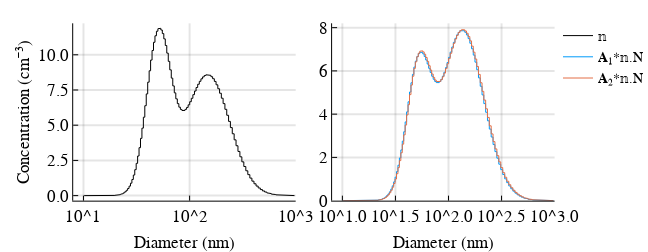

Notebook code cell kept with this figure:
### Markdown cell above
## Compare Results
Note that the plot is the same as in Notebook S2.

### Code cell
𝕟 = DMALognormalDistribution([[230, 50, 1.3], [280, 140, 1.6]],δ)
figure("Nimbus Sans L", 2, 4.5, 1.75, 8)
p1 = plot(𝕟.Dp, 𝕟.N, xaxis = :log10, xticks = [10, 100, 1000], left_margin = 15px, label = "𝕟",
    ylabel = "Concentration (cm⁻³)", xlim = (8,1000), color =  :black, xlabel = "Diameter (nm)", 
    lt = :steppre)

p2 = plot(𝕟.Dp, 𝐀₁*𝕟.N, xaxis = :log10, left_margin = 25px, lt = :steppre,ylim = (0,8.2),
     xlim = (8,1000), xlabel = "Diameter (nm)", label = "𝐀₁*𝕟.N")

p2 = plot!(𝕟.Dp, 𝐀₂*𝕟.N, lt = :steppre, label = "𝐀₂*𝕟.N")

plot(p1,p2,grid=(1,2), fmt = :svg)

### Figure 1 — Plotly figure (JSON) as saved in the notebook; plotly's stock layout.template omitted (floating-point values rounded to 4 significant figures; data arrays with more than 128 entries replaced by an {"elided": "..."} marker saying what was removed)
{"data": [{"colorbar": {"title": ""}, "hoverinfo": "text", "legendgroup": "𝕟", "line": {"color": "rgba(0, 0, 0, 1.000)", "dash": "solid", "shape": "linear", "width": 1}, "mode": "lines", "name": "𝕟", "showlegend": true, "text": {"elided": "255 null values"}, "type": "scatter", "x": {"elided": "255 float values"}, "xaxis": "x1", "y": {"elided": "255 float values"}, "yaxis": "y1", "zmax": 0.1, "zmin": -0.1}, {"colorbar": {"title": ""}, "hoverinfo": "text", "legendgroup": "𝐀₁*𝕟.N", "line": {"color": "rgba(0, 154, 250, 1.000)", "dash": "solid", "shape": "linear", "width": 1}, "mode": "lines", "name": "𝐀₁*𝕟.N", "showlegend": true, "text": {"elided": "255 null values"}, "type": "scatter", "x": {"elided": "255 float values"}, "xaxis": "x2", "y": {"elided": "255 float values"}, "yaxis": "y2", "zmax": 0.1, "zmin": -0.1}, {"colorbar": {"title": ""}, "hoverinfo": "text", "legendgroup": "𝐀₂*𝕟.N", "line": {"color": "rgba(227, 111, 71, 1.000)", "dash": "solid", "shape": "linear", "width": 1}, "mode": "lines", "name": "𝐀₂*𝕟.N", "showlegend": true, "text": {"elided": "255 null values"}, "type": "scatter", "x": {"elided": "255 float values"}, "xaxis": "x2", "y": {"elided": "255 float values"}, "yaxis": "y2", "zmax": 0.1, "zmin": -0.1}], "layout": {"annotations": [], "height": 252, "legend": {"bgcolor": "rgba(255, 255, 255, 1.000)", "bordercolor": "rgba(0, 0, 0, 1.000)", "font": {"color": "rgba(0, 0, 0, 1.000)", "family": "Nimbus Sans L", "size": 14}, "tracegroupgap": 0, "x": 1, "y": 1}, "margin": {"b": 20, "l": 0, "r": 0, "t": 20}, "paper_bgcolor": "rgba(255, 255, 255, 1.000)", "plot_bgcolor": "rgba(255, 255, 255, 1.000)", "showlegend": true, "width": 648, "xaxis1": {"anchor": "y1", "domain": [0.1312, 0.5299], "gridcolor": "rgba(0, 0, 0, 0.100)", "gridwidth": 2, "linecolor": "rgba(0, 0, 0, 1.000)", "mirror": false, "range": [0.9031, 3], "showgrid": true, "showline": true, "showticklabels": true, "tickangle": 0, "tickcolor": "rgb(0, 0, 0)", "tickfont": {"color": "rgba(0, 0, 0, 1.000)", "family": "Nimbus Sans L", "size": 17}, "tickmode": "array", "ticks": "inside", "ticktext": ["10^1", "10^2", "10^3"], "tickvals": [10, 100, 1000], "title": "Diameter (nm)", "titlefont": {"color": "rgba(0, 0, 0, 1.000)", "family": "Nimbus Sans L", "size": 17}, "type": "log", "visible": true, "zeroline": false, "zerolinecolor": "rgba(0, 0, 0, 1.000)"}, "xaxis2": {"anchor": "y2", "domain": [0.5952, 0.9939], "gridcolor": "rgba(0, 0, 0, 0.100)", "gridwidth": 2, "linecolor": "rgba(0, 0, 0, 1.000)", "mirror": false, "range": [0.9031, 3], "showgrid": true, "showline": true, "showticklabels": true, "tickangle": 0, "tickcolor": "rgb(0, 0, 0)", "tickfont": {"color": "rgba(0, 0, 0, 1.000)", "family": "Nimbus Sans L", "size": 17}, "tickmode": "array", "ticks": "inside", "ticktext": ["10^1.0", "10^1.5", "10^2.0", "10^2.5", "10^3.0"], "tickvals": [10, 31.62, 100, 316.2, 1000], "title": "Diameter (nm)", "titlefont": {"color": "rgba(0, 0, 0, 1.000)", "family": "Nimbus Sans L", "size": 17}, "type": "log", "visible": true, "zeroline": false, "zerolinecolor": "rgba(0, 0, 0, 1.000)"}, "yaxis1": {"anchor": "x1", "domain": [0.1479, 0.9844], "gridcolor": "rgba(0, 0, 0, 0.100)", "gridwidth": 2, "linecolor": "rgba(0, 0, 0, 1.000)", "mirror": false, "range": [-0.3563, 12.23], "showgrid": true, "showline": true, "showticklabels": true, "tickangle": 0, "tickcolor": "rgb(0, 0, 0)", "tickfont": {"color": "rgba(0, 0, 0, 1.000)", "family": "Nimbus Sans L", "size": 17}, "tickmode": "array", "ticks": "inside", "ticktext": ["0.0", "2.5", "5.0", "7.5", "10.0"], "tickvals": [0, 2.5, 5, 7.5, 10], "title": "Concentration (cm⁻³)", "titlefont": {"color": "rgba(0, 0, 0, 1.000)", "family": "Nimbus Sans L", "size": 17}, "type": "-", "visible": true, "zeroline": false, "zerolinecolor": "rgba(0, 0, 0, 1.000)"}, "yaxis2": {"anchor": "x2", "domain": [0.1479, 0.9844], "gridcolor": "rgba(0, 0, 0, 0.100)", "gridwidth": 2, "linecolor": "rgba(0, 0, 0, 1.000)", "mirror": false, "range": [0, 8.2], "showgrid": true, "showline": true, "showticklabels": true, "tickangle": 0, "tickcolor": "rgb(0, 0, 0)", "tickfont": {"color": "rgba(0, 0, 0, 1.000)", "family": "Nimbus Sans L", "size": 17}, "tickmode": "array", "ticks": "inside", "ticktext": ["0", "2", "4", "6", "8"], "tickvals": [0, 2, 4, 6, 8], "title": "", "titlefont": {"color": "rgba(0, 0, 0, 1.000)", "family": "Nimbus Sans L", "size": 17}, "type": "-", "visible": true, "zeroline": false, "zerolinecolor": "rgba(0, 0, 0, 1.000)"}}}
